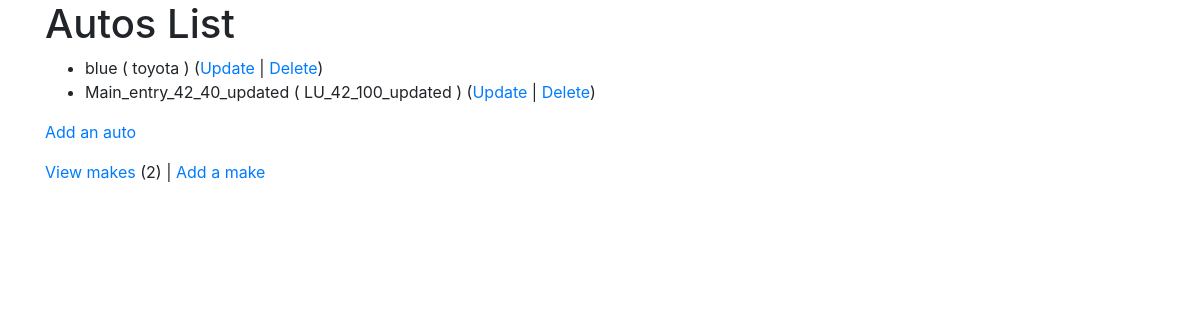
The app's page /autos/ (signed in), older data.
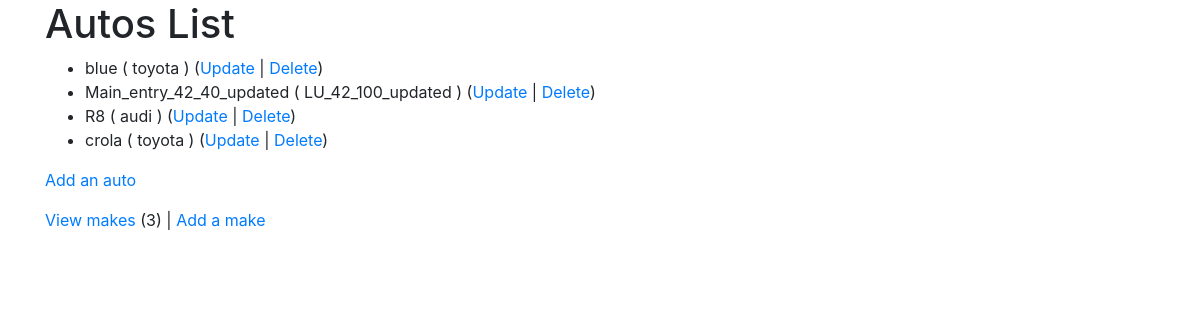
The same page, newer data.
### autos/models.py (models this page shows)
class auto(models.Model):
    nickname=models.CharField(name="nickname",max_length=100)
    mileage=models.IntegerField(name="mileage")
    comments=models.CharField(name="comments",max_length=100)
    make=models.ForeignKey(to=make,on_delete=models.CASCADE)
    def __str__(self) -> str:
        return self.nickname+' ( '+str(self.make)+' )'

class make(models.Model):
    name=models.CharField(name="name",max_length=100)
    def __str__(self) -> str:
        return self.name

### autos/views.py (the view)
# urls.py: path('autos/',include('autos.urls')),
@login_required()
def autos(request):
    return render(request,'autos/autos.html',{'autos':models.auto.objects.all(),'makes':models.make.objects.all()})

### pages/autos/autos.html (shortened to what this page needs)
<!DOCTYPE html>
<html>
<head>
<link rel="stylesheet"
  href="https://maxcdn.bootstrapcdn.com/bootstrap/4.0.0/css/bootstrap.min.css"
>
<link rel="stylesheet" href="https://use.fontawesome.com/releases/v5.8.1/css/all.css">
<link rel="stylesheet" href="https://use.fontawesome.com/releases/v5.8.1/css/v4-shims.css">
</head>
<body>
<div class="container">
<h1>Autos List</h1>
  {% if autos|length == 0 %}
  <p>There are no autos in the library.</p>
  {% else %}
  <ul>
    {% for auto in autos %}
    <li>
        {{auto}}
        (<a href="/autos/main/{{auto.id}}/update">Update</a> |
        <a href="/autos/main/{{auto.id}}/delete">Delete</a>)
    </li>
    {% endfor %}
</ul>
  {% endif %}
  <p>
    {%  if makes|length %}<a href="/autos/main/create">Add an auto</a>
    {% endif %}
  </p>
  <p>
  <a href="/autos/lookup">View makes</a> ({{makes|length}}) |
    <a href="/autos/lookup/create">Add a make</a>
  </p>
</div>
</body>
</html>

Row changes from the older to the newer data that the page shows:
added auto: nickname+make "R8 ( audi )"
added auto: nickname+make "crola ( toyota )"
Text that changed along with them:
{{ makes|length }}: "2" → "3"
